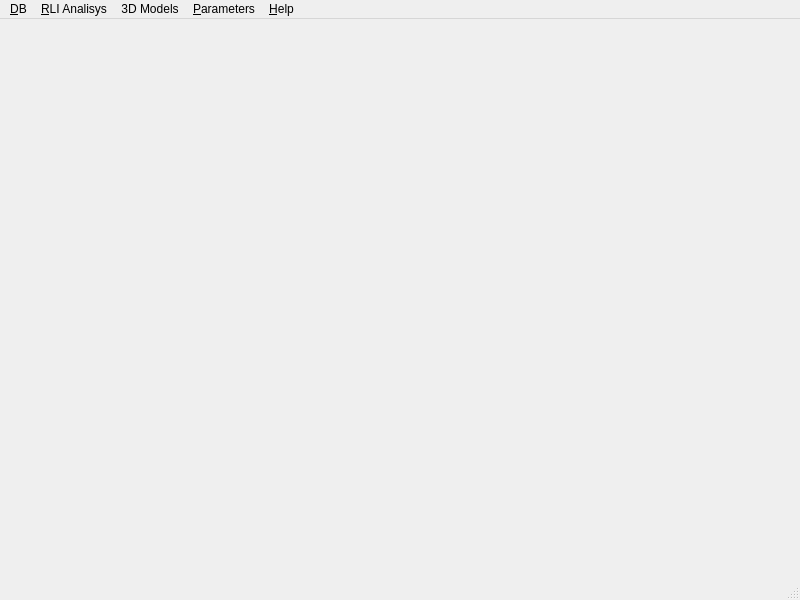
<?xml version="1.0" encoding="UTF-8"?>
<ui version="4.0">
 <class>ReperMainWindowForm</class>
 <widget class="QMainWindow" name="ReperMainWindowForm">
  <property name="geometry">
   <rect>
    <x>0</x>
    <y>0</y>
    <width>800</width>
    <height>600</height>
   </rect>
  </property>
  <property name="windowTitle">
   <string>MainWindow</string>
  </property>
  <widget class="QWidget" name="centralwidget"/>
  <widget class="QMenuBar" name="menubar">
   <property name="geometry">
    <rect>
     <x>0</x>
     <y>0</y>
     <width>800</width>
     <height>19</height>
    </rect>
   </property>
   <widget class="QMenu" name="menu_DB">
    <property name="title">
     <string>&amp;DB</string>
    </property>
    <addaction name="actConnect"/>
    <addaction name="actDisconnect"/>
    <addaction name="separator"/>
    <addaction name="actRLI"/>
    <addaction name="separator"/>
    <addaction name="actE_xit"/>
   </widget>
   <widget class="QMenu" name="menu_RLI_Analisys">
    <property name="title">
     <string>&amp;RLI Analisys</string>
    </property>
    <widget class="QMenu" name="menu_Search">
     <property name="title">
      <string>&amp;Search...</string>
     </property>
     <addaction name="actSearchImage"/>
     <addaction name="actBy_Image_fragment"/>
    </widget>
    <addaction name="menu_Search"/>
   </widget>
   <widget class="QMenu" name="menu3D_Models">
    <property name="title">
     <string>3D Models</string>
    </property>
    <addaction name="actView3DMod"/>
    <addaction name="actGenerateGol"/>
   </widget>
   <widget class="QMenu" name="menu_Parameters">
    <property name="title">
     <string>&amp;Parameters</string>
    </property>
    <addaction name="actSettings"/>
   </widget>
   <widget class="QMenu" name="menu_Help">
    <property name="title">
     <string>&amp;Help</string>
    </property>
    <addaction name="actUser_Manual"/>
   </widget>
   <addaction name="menu_DB"/>
   <addaction name="menu_RLI_Analisys"/>
   <addaction name="menu3D_Models"/>
   <addaction name="menu_Parameters"/>
   <addaction name="menu_Help"/>
  </widget>
  <widget class="QStatusBar" name="statusbar"/>
  <action name="actConnect">
   <property name="text">
    <string>&amp;Connect</string>
   </property>
  </action>
  <action name="actDisconnect">
   <property name="text">
    <string>&amp;Disconnect</string>
   </property>
  </action>
  <action name="act3D_Models">
   <property name="text">
    <string>3D &amp;Models</string>
   </property>
  </action>
  <action name="actRLI">
   <property name="text">
    <string>&amp;RLI</string>
   </property>
  </action>
  <action name="actE_xit">
   <property name="text">
    <string>E&amp;xit</string>
   </property>
   <property name="shortcut">
    <string>Ctrl+Q</string>
   </property>
   <property name="menuRole">
    <enum>QAction::QuitRole</enum>
   </property>
  </action>
  <action name="actComparison">
   <property name="text">
    <string>&amp;Comparison</string>
   </property>
  </action>
  <action name="actTestPlugin">
   <property name="text">
    <string>test plugin</string>
   </property>
  </action>
  <action name="actPlugins">
   <property name="text">
    <string>&amp;Plugins ...</string>
   </property>
  </action>
  <action name="actSearchImage">
   <property name="text">
    <string>by &amp;Image</string>
   </property>
  </action>
  <action name="actGologram">
   <property name="text">
    <string>by &amp;Gologram</string>
   </property>
  </action>
  <action name="actView_real_image">
   <property name="text">
    <string>View real image</string>
   </property>
  </action>
  <action name="actBy_Image_fragment">
   <property name="text">
    <string>by RLI fragment</string>
   </property>
  </action>
  <action name="actUser_Manual">
   <property name="text">
    <string>User Manual</string>
   </property>
   <property name="shortcut">
    <string>F1</string>
   </property>
  </action>
  <action name="actView3DMod">
   <property name="text">
    <string>View 3D Model</string>
   </property>
  </action>
  <action name="actSettings">
   <property name="text">
    <string>&amp;Settings</string>
   </property>
  </action>
  <action name="actGenerateGol">
   <property name="text">
    <string>Generate &amp;gologram</string>
   </property>
  </action>
 </widget>
 <resources/>
 <connections/>
</ui>
